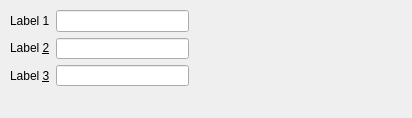
<?xml version="1.0" encoding="UTF-8"?>
<ui version="4.0">
 <class>Form</class>
 <widget class="QWidget" name="Form">
  <property name="geometry">
   <rect>
    <x>0</x>
    <y>0</y>
    <width>412</width>
    <height>118</height>
   </rect>
  </property>
  <property name="windowTitle">
   <string>Form</string>
  </property>
  <widget class="QWidget" name="layoutWidget">
   <property name="geometry">
    <rect>
     <x>10</x>
     <y>10</y>
     <width>179</width>
     <height>76</height>
    </rect>
   </property>
   <layout class="QHBoxLayout" name="horizontalLayout">
    <item>
     <layout class="QVBoxLayout" name="verticalLayout">
      <item>
       <widget class="QLabel" name="label">
        <property name="text">
         <string>Label 1</string>
        </property>
       </widget>
      </item>
      <item>
       <widget class="QLabel" name="label_2">
        <property name="text">
         <string>Label &amp;2</string>
        </property>
        <property name="buddy">
         <cstring>lineEdit_2</cstring>
        </property>
       </widget>
      </item>
      <item>
       <widget class="QLabel" name="label_3">
        <property name="text">
         <string>Label &amp;3</string>
        </property>
        <property name="buddy">
         <cstring>lineEdit_3</cstring>
        </property>
       </widget>
      </item>
     </layout>
    </item>
    <item>
     <layout class="QVBoxLayout" name="verticalLayout_2">
      <item>
       <widget class="QLineEdit" name="lineEdit"/>
      </item>
      <item>
       <widget class="QLineEdit" name="lineEdit_2"/>
      </item>
      <item>
       <widget class="QLineEdit" name="lineEdit_3"/>
      </item>
     </layout>
    </item>
   </layout>
  </widget>
 </widget>
 <resources/>
 <connections/>
</ui>
